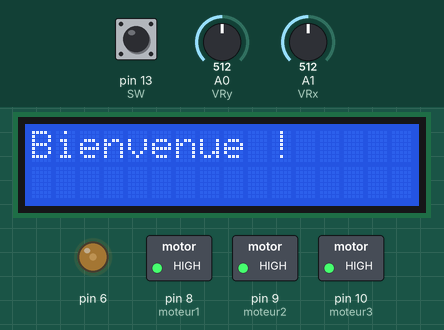
Bench run of a sketch on a simulated Arduino Uno, built with avr-gcc and run on an emulated ATmega328P. Parts: 16×2 character LCD, switched loads named in the sketch (green lamp = pin HIGH), output pins drawn as LEDs (lit = HIGH). The inputs (shaded band) are chosen by the test bench; at power-on: A0 (VRy) = 512, pin 13 (SW) HIGH, A1 (VRx) = 512. What the sketch prints to the serial monitor is not drawn.

Above: at 1.2 s.
1.3 s: A0 (VRy) set to 125
2.8 s: A0 (VRy) set to 100
At 4.0 s:
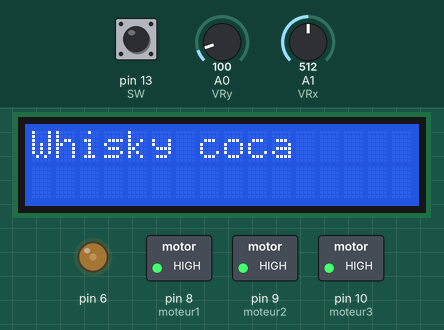
4.3 s: pin 13 (SW) pulled LOW for 0.15 s
At 4.9 s:
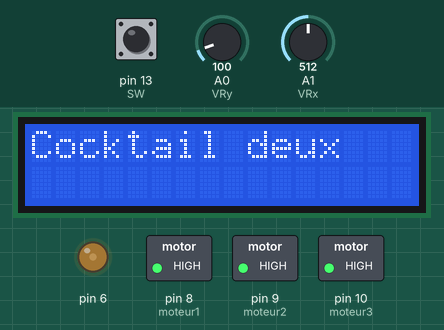
5.9 s: pin 13 (SW) pulled LOW for 1 s
At 7.5 s:
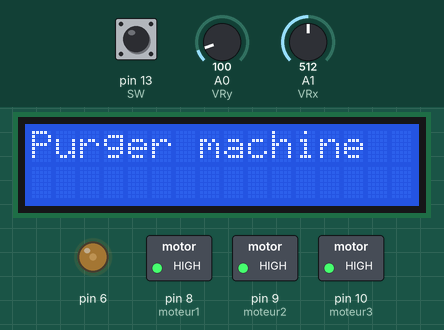
8.4 s: pin 13 (SW) pulled LOW for 0.15 s
At 9.2 s:
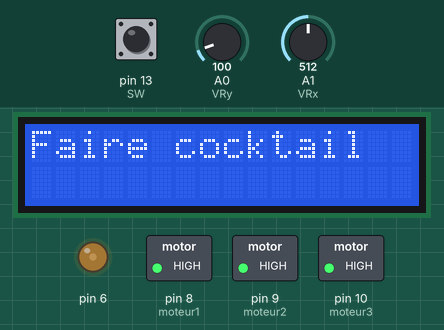
10.0 s: pin 13 (SW) pulled LOW for 3.2 s
At 10.9 s:
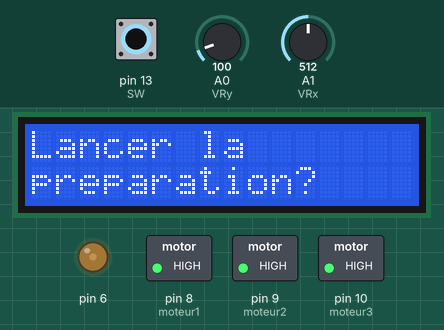
Timing chart, 0 to 13.0 s (numbered marks = the images above; inputs shaded):
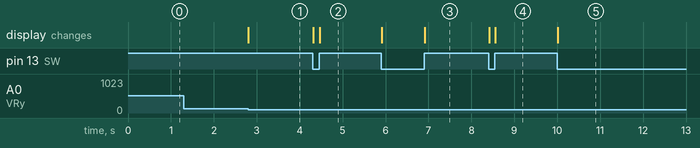

Measured:
- the behaviour switches between 113 and 112 on A0 (VRy) (found by bisection; images 0 and 1)
- after the input at 2.8 s, the display: changes at once (image 1)
- after the input at 4.3 s, the display: first changes at once (image 2 shows a later state)
- after the input at 5.9 s, the display: first changes at once (image 3 shows a later state)
- after the input at 8.4 s, the display: first changes at once (image 4 shows a later state)
- after the input at 10.0 s, the display: changes at once (image 5)

The sketch:

main.ino
```cpp
#include "Wire.h"
#include <LiquidCrystal.h>
#include "GestionMenu.h"

// Déclaration des pins au relai/moteur
#define moteur1 8
#define moteur2 9
#define moteur3 10

#define vitesseMoteur1 1.8
#define vitesseMoteur2 1.9
#define vitesseMoteur3 1.5

// Déclaration de l'écran LCD
const int contrast = 60;
const int rs = 11, en = 12, d4 = 2, d5 = 3, d6 = 4, d7 = 5;
//LiquidCrystal lcd(rs, en, d4, d5, d6, d7);

// Déclaration du joystick et ces directions
#define VRy A0
#define VRx A1
#define SW 13
// ❴✠❵┅━━━━━━┅❴✠❵
#define up 0
#define down 1
#define right 2
#define left 3
#define enter 4
#define none 5
// ❴✠❵┅━━━━━━┅❴✠❵
int lastJoystickRead;

// ❴✠❵┅━━━ Boolean ━━━┅❴✠❵
bool preparationEnCours = false;
bool premiereSelection = false;
bool creationEnCours = false;

// ❴✠❵┅━━━ Variables ━━━┅❴✠❵
int pageActuelle = 0;
int moteurPreparationActuel = 0;

int quantiteMoteur1 = 0;
int quantiteMoteur2 = 0;
int quantiteMoteur3 = 0;

GestionMenu menu(moteur1, moteur2, moteur3,
                vitesseMoteur1, vitesseMoteur2, vitesseMoteur3,
                rs, en, d4, d5, d6, d7,
                VRy, VRx, SW);

void setup() {
  // put your setup code here, to run once:
  Serial.begin(9600);
  pinMode(moteur1, OUTPUT);
  digitalWrite(moteur1, HIGH);

  pinMode(moteur2, OUTPUT);
  digitalWrite(moteur2, HIGH);

  pinMode(moteur3, OUTPUT);
  digitalWrite(moteur3, HIGH);

  menu.lcd.begin(16, 2);
  analogWrite(6, contrast);

  pinMode(VRy, INPUT);
  pinMode(VRx, INPUT);
  pinMode(SW, INPUT_PULLUP);

  menu.lcd.print("Bienvenue !");
}

void loop() {
    int currentJoystickRead = menu.readJostick();

    if (currentJoystickRead != lastJoystickRead)
    {
    lastJoystickRead = currentJoystickRead;


    if (preparationEnCours == false) {
        switch (currentJoystickRead){
            case up :
                 menu.moveUp();
                break;
            case down :
                menu.moveDown();
                break;
            case right :
                if (menu.creationEnCours == true)
                {
                    menu.moveRight();
                }
                break;
            case left :
                if (menu.creationEnCours == true){
                    menu.moveLeft();
                }
                break;
            case enter :
                if (menu.premiereSelection == false) {
                    menu.pageConfirmation();
                }
                else if (menu.premiereSelection == true && menu.creationEnCours == false) {
                    menu.lancementMoteur();
                }
                else if (menu.premiereSelection == true && menu.creationEnCours == true) {
                    menu.lancementCreation();
                }
                break;
            default : break;
        }
    }
  }
}
```
